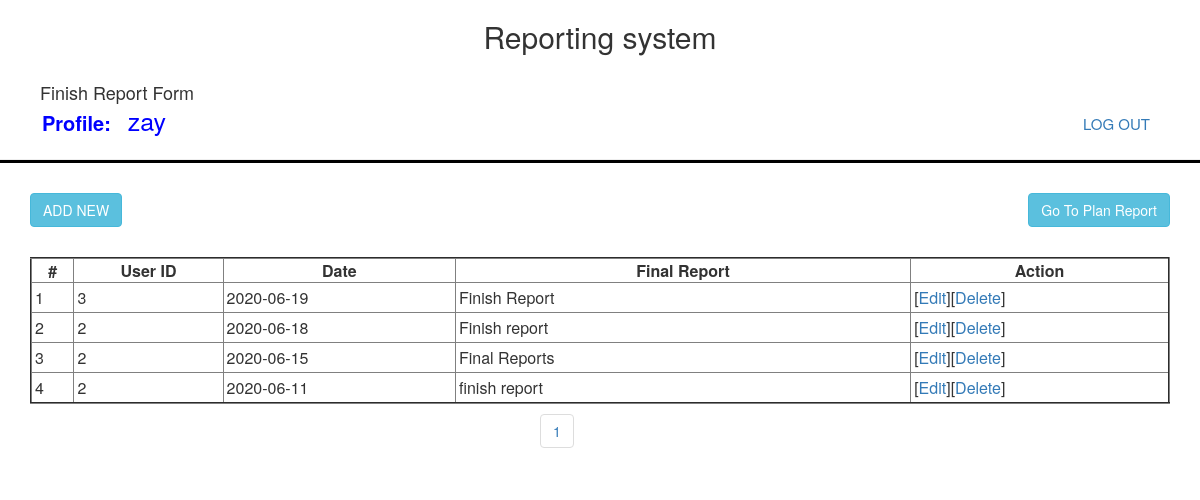
The page /adminfinishreport.php (signed in) on the database its author committed.
### tables this page shows
CREATE TABLE `finish_report` (
  `uid` int(11) NOT NULL,
  `user_id` int(11) NOT NULL,
  `fdate` date NOT NULL,
  `work_done` text NOT NULL,
  `created_date` datetime NOT NULL,
  `updated_date` datetime NOT NULL
);

### adminfinishreport.php (the view, shortened to what this page needs)
<?php
include('finishheader.php');
$auth =isset($_SESSION['auth']);
?>
<?php if ($auth) {?>
<?php
include("db_controller.php");
if (isset($_GET['page'])) {
	$page = $_GET['page'];
} else {
	$page = 1;
}
$num_results_on_page = 10;
$offset = ($page-1) * $num_results_on_page;
$total_pages_sql = "SELECT COUNT(*) FROM finish_report WHERE fdate";
$result = mysqli_query($conn,$total_pages_sql);
$total_pages = mysqli_fetch_array($result)[0];
$sql = "SELECT * FROM finish_report WHERE fdate ORDER BY fdate desc LIMIT $offset, $num_results_on_page";
$rows=$offset+1;
$res_data = mysqli_query($conn,$sql);
?>
<html>
<head>
	<link rel="stylesheet" href="https://maxcdn.bootstrapcdn.com/bootstrap/3.4.1/css/bootstrap.min.css">
</head>
</head>
<body>
	<html>
	<head>
		<link rel="stylesheet" href="https://maxcdn.bootstrapcdn.com/bootstrap/3.4.1/css/bootstrap.min.css">
	</head>
	<body>
		<div class="container">
			<div class="card">
				<div class="form-group">
					<div class="table-responsive" id="dynamic_content">
						<button type="button"  class="btn btn-info" data-toggle="modal" data-target="#myModal">ADD NEW</button>
						<button class="btn btn-info" style="float: right; color:"><a href="adminpanel.php" class="new" style="display: inline; text-align: center;color: white; text-decoration: none;">Go To Plan Report</a></button><br>
				</div>
				<table cellpadding="10" cellspacing="1" border="2"  style="margin-top:20px; height: auto;width:100%;" class="tablebody">
					<thead>
						<tr>
							<th><strong>#</strong></th>
							<th><strong>User ID</strong></th>
							<th><strong>Date</strong></th>
							<th style="width:40%;"><strong>Final Report</strong></th>
							<th><strong>Action</strong></th>
						</tr>
					</thead>
					<tbody>
					<?php while($row = mysqli_fetch_array($res_data)):?>
						<tr>
							<td><?php echo $rows++;?></td>
							<td><?php echo $row['user_id'];?></td>
							<td><?php echo $row['fdate'];?></td>
							<td style="width:40%;"><?php echo $row['work_done'];?></td>
							<td>
								[<a href="admineditfinish.php?uid=<?php echo $row['uid']?>">Edit</a>][<a href="admindeletefinish.php?uid=<?php echo $row['uid']?>"onClick="return confirm('are you sure you want to delete??');">Delete</a>]</td>
							</tr>
						<?php endwhile;?>
					</tbody>
				</table>
				<?php if (ceil($total_pages / $num_results_on_page) > 0): ?>
						<ul class="pagination">
							<li class="currentpage"><a href="adminfinishreport.php?page=<?php echo $page ?>"><?php echo $page ?></a></li>
						</ul>
				<?php endif; ?>
			</div>
		</body>
		</html>
<?php } else {
header('location:login.php');
 } ?>

### finishheader.php (shortened to what this page needs)
<?php
$auth =isset($_SESSION['auth']);
?>
 <?php if ($auth) {?>
<html>
<head>
  <link rel="stylesheet" href="https://maxcdn.bootstrapcdn.com/bootstrap/3.4.1/css/bootstrap.min.css">
</head>
<body>
	<h2 align="center">Reporting system</h2><br>
  <div class="conatiner">
        <h4 style="display: inline; margin:40px">Finish Report Form</h4><br>
        <label class="label" for="uname" style="font-size: 20px; color: blue; margin:10px 1px 10px 30px;"> Profile:</label>
        <span style="font-size: 25px; color: blue;text-align:left;"><?php echo $_SESSION['name']?></span>
        <a href="logout.php" class="new" style="text-align: center; float: right;font-size: 15px; margin:10px 50px 10px 5px;">LOG OUT</a>
        <hr style="background-color:black;height: 3px;">
      </div>
</body>
</html>
<?php } ?>

### finishheader.php (style rules this page uses)
.modal-body tr, td { padding: 3px; }
label { margin:10px 30px 10px 30px; }

### adminfinishreport.php (style rules this page uses)
.pagination { padding:10px; margin:0px 150px 0px 500px; }
.modal-body tr, td { padding: 3px; }
.btn { margin:10px 0px 10px 0px; }
th { text-align: center; }

### rows shown on the page
finish_report: user "3", fdate "2020-06-19", work_done "Finish Report"
finish_report: user "2", fdate "2020-06-18", work_done "Finish report"
finish_report: user "2", fdate "2020-06-15", work_done "Final Reports"
finish_report: user "2", fdate "2020-06-11", work_done "finish report"

### other values the page prints
$_SESSION['name'] "zay"
$page "1"
